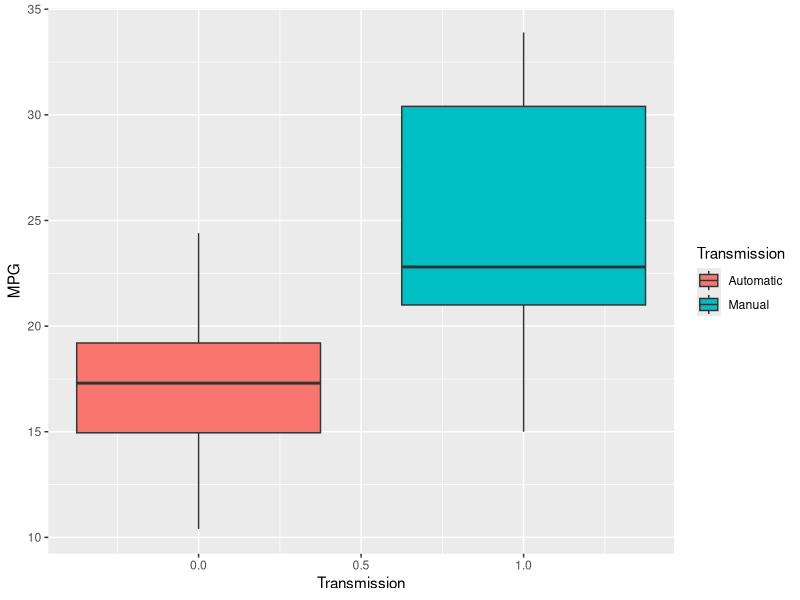
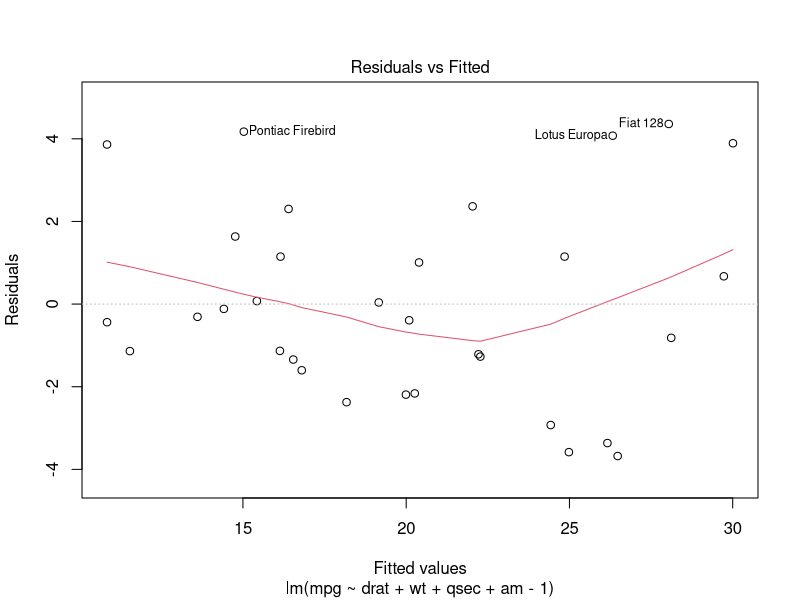
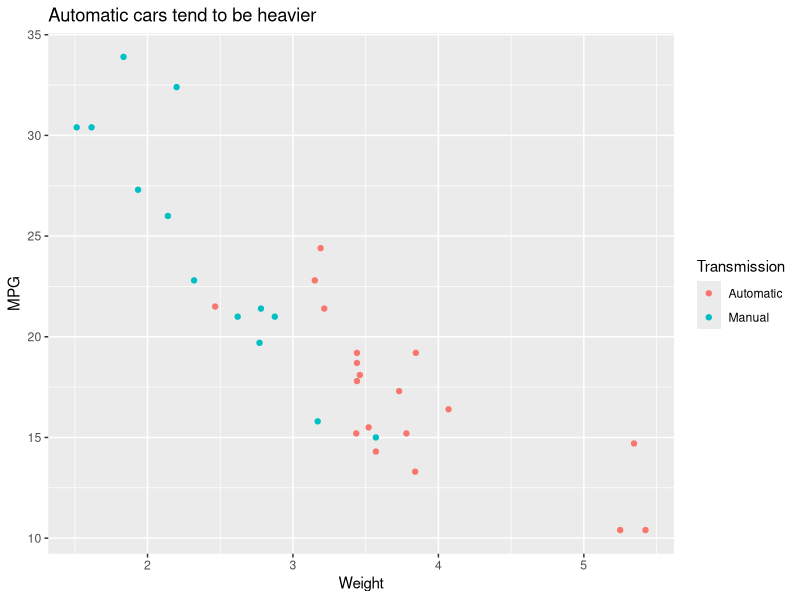
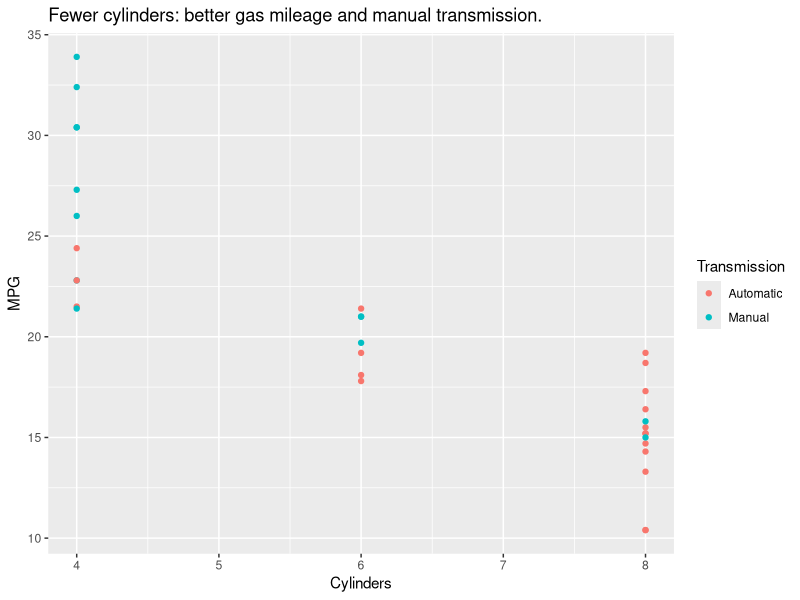
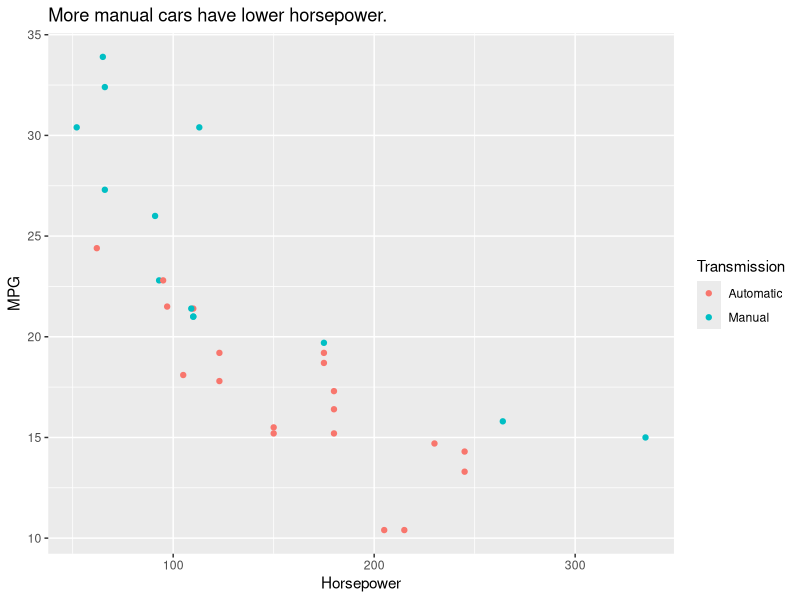
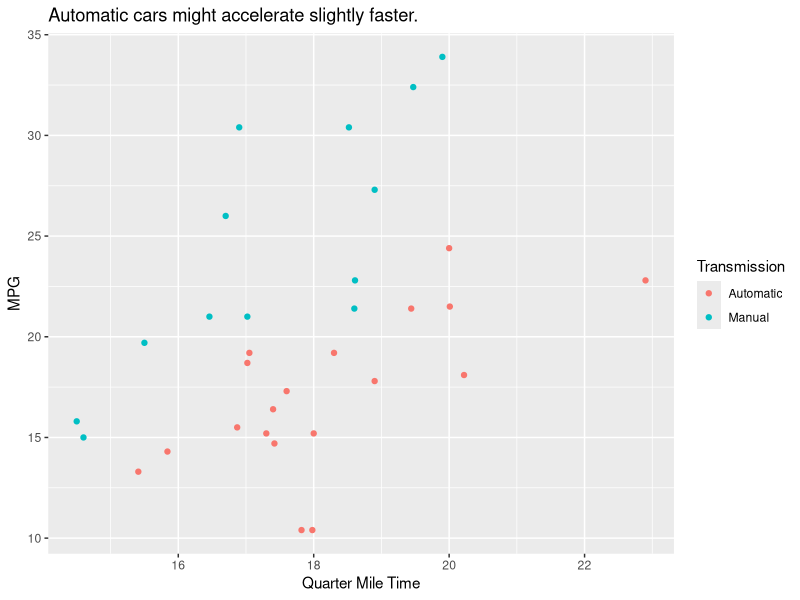
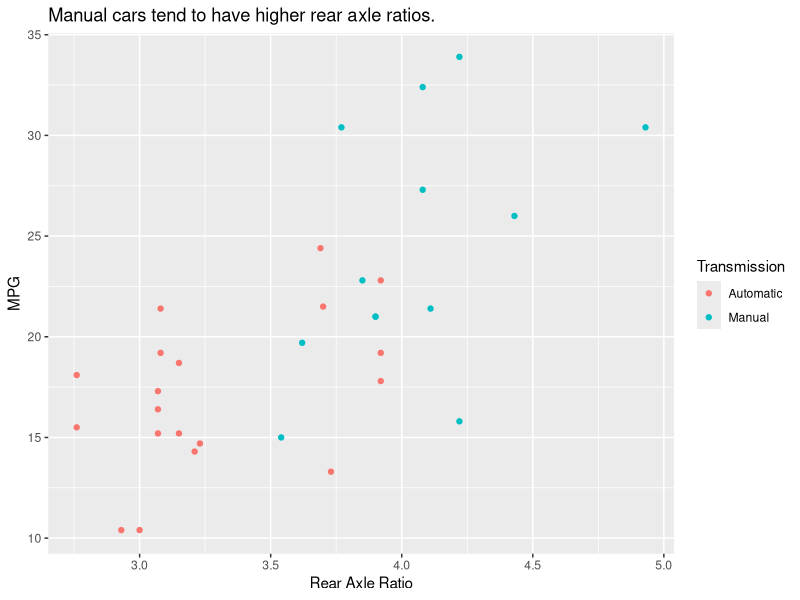
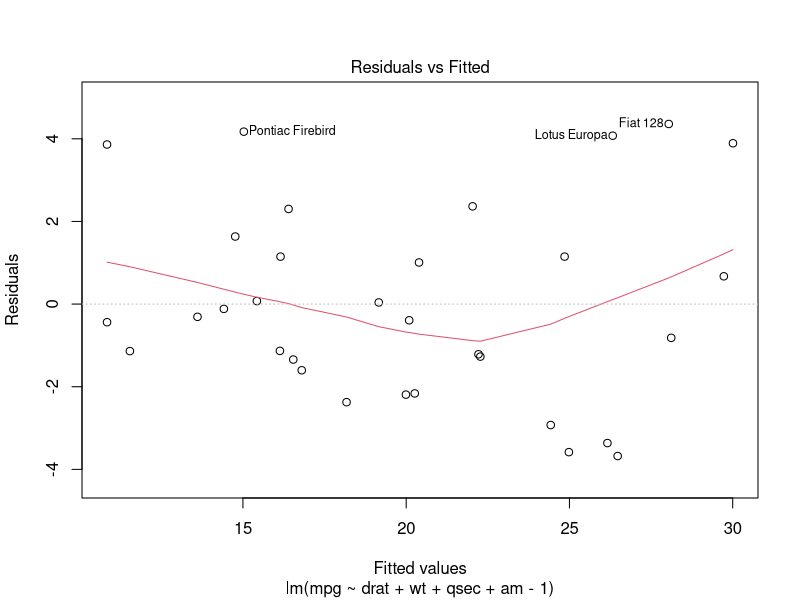

Source code (R) for these figures, in order:
## ---- chunk 1
knitr::opts_chunk$set(echo = TRUE)
## ---- chunk 2
library(ggplot2)
library(dplyr)
## ---- chunk 3
ggplot(data = mtcars, aes(x =am,y = mpg, group = am, 
                          fill = factor(am, labels = 
                                          c("Automatic", "Manual")))) +
  geom_boxplot() + labs(fill = "Transmission") +
  xlab("Transmission") + ylab("MPG")

autompg <- filter(mtcars, am == 0)$mpg
manmpg <- filter(mtcars, am == 1)$mpg
t <-t.test(autompg, manmpg, alternative = "two.sided")
paste("T Test P value:", round(t$p.value, 6))

# t = -3.7671, df = 18.332, p-value = 0.001374
## ---- chunk 4
fit5 <- lm(mpg ~ drat+ wt + qsec + am -1, data = mtcars)
#summary(fit5)
plot(fit5, 1)

## ---- chunk 5

# wt vs mpg - auto cars are heavier
ggplot(data = mtcars, aes(x = wt , y = mpg, color = factor(am, labels = 
                                          c("Automatic", "Manual")))) +
  geom_point() + labs(color = "Transmission") +
  xlab("Weight") + ylab("MPG") + ggtitle("Automatic cars tend to be heavier")

# cyl vs mpg - auto have more cylinders
ggplot(data = mtcars, aes(x = cyl , y = mpg, color = factor(am, labels = 
                                          c("Automatic", "Manual")))) +
  geom_point() + labs(color = "Transmission") +
  xlab("Cylinders") + ylab("MPG") + ggtitle("Fewer cylinders: better gas mileage and manual transmission.")
# hp vs mpg - slight effect?
ggplot(data = mtcars, aes(x = hp , y = mpg, color = factor(am, labels = 
                                          c("Automatic", "Manual")))) +
  geom_point() + labs(color = "Transmission") +
  xlab("Horsepower") + ylab("MPG") + ggtitle("More manual cars have lower horsepower.")
#qsec - clear difference in performance
ggplot(data = mtcars, aes(x =qsec , y = mpg, color = factor(am, labels = 
                                          c("Automatic", "Manual")))) +
  geom_point() + labs(color = "Transmission")+
  xlab("Quarter Mile Time") + ylab("MPG") + ggtitle("Automatic cars might accelerate slightly faster.")

#rear axle ratio - clear difference in performance
ggplot(data = mtcars, aes(x =drat , y = mpg, color = factor(am, labels = 
                                          c("Automatic", "Manual")))) +
  geom_point() + labs(color = "Transmission")+
  xlab("Rear Axle Ratio") + ylab("MPG") + ggtitle("Manual cars tend to have higher rear axle ratios.")

plot(fit5)
## ---- chunk 6
library(ggplot2)
library(dplyr)

## t test mpg vs transmission
autompg <- filter(mtcars, am == 0)$mpg
mean(autompg) # 17.14737
manmpg <- filter(mtcars, am == 1)$mpg
mean(manmpg) # 24.39231
t.test(autompg, manmpg, alternative = "two.sided")
# t = -3.7671, df = 18.332, p-value = 0.001374


fit <- lm(mpg ~. -1, data = mtcars)
summary(fit) ##  p val = .2340, low effect of transmission when including all variables. smallest ps from wt and qsec
plot(fit)# residuals vs fitted look OK- no patterns


fit2 <- lm(mpg ~ wt + qsec + am -1, data = mtcars)
summary(fit2) # all factors significant
plot(fit2)

fit3 <- lm(mpg ~ wt + am -1, data = mtcars) # does transmission matter if considering weight?
summary(fit3) # yes
plot(fit3)

# fit for all with coeff > 1
fit4 <- lm(mpg ~ drat+ wt + qsec + am + gear -1, data = mtcars)
summary(fit4)#gear has very low coeff, p almost 1
plot(fit4)

# fit4 with gear removed
fit5 <- lm(mpg ~ drat+ wt + qsec + am -1, data = mtcars)
summary(fit5)
plot(fit5)

fit6 <- lm(mpg ~ drat + qsec + am -1, data = mtcars)
summary(fit6) # effect of transmission without weight: about the same as the mean difference of automatic and manual
plot(fit6)

## Exploration of relationships
# transmission vs mpg - manual (1) looks better
ggplot(data = mtcars, aes(x = am , y = mpg, color = am)) + geom_point()

# wt vs mpg - auto cars are heavier
ggplot(data = mtcars, aes(x = wt , y = mpg, color = am)) + geom_point()

# cyl vs mpg - auto have more cylinders
ggplot(data = mtcars, aes(x = cyl , y = mpg, color = am)) + geom_point()
# hp vs mpg - slight effect
ggplot(data = mtcars, aes(x = hp , y = mpg, color = am)) + geom_point()
#qsec
ggplot(data = mtcars, aes(x =qsec , y = mpg, color = am)) + geom_point()


